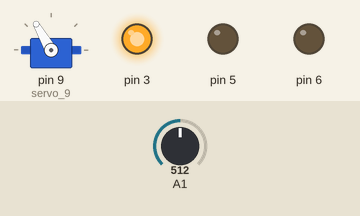
Recording of a sketch running on a simulated Arduino Uno, built with avr-gcc and run on an emulated ATmega328P. Parts: servo, output pins drawn as LEDs (lit = HIGH). The test bench sets the inputs (shaded band); at power-on: A1 = 512.

Above: at 1.8 s.
1.9 s: A1 set to 55
3.4 s: A1 set to 44
At 5.1 s:
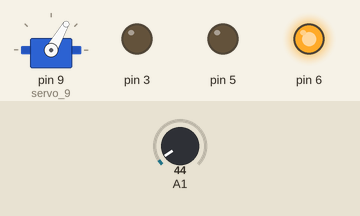
5.5 s: A1 set to 60
At 6.6 s:
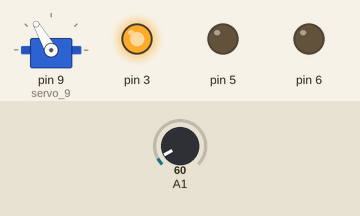
7.5 s: A1 set to 40
At 9.4 s:
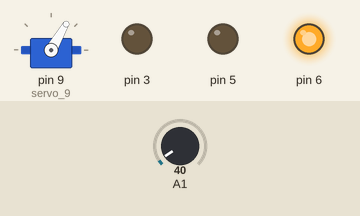
Timing chart, 0 to 10.5 s (numbered marks = the images above; inputs shaded):
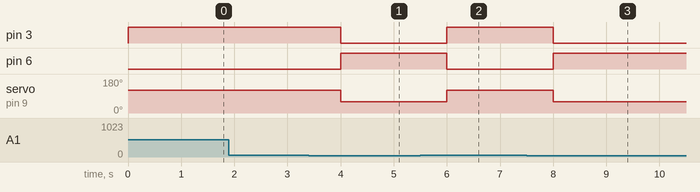

Measured:
- the behaviour switches between 50 and 49 on A1 (found by bisection; images 0 and 1)
- after the input at 1.9 s, every drawn part: stays the same
- after the input at 3.4 s, pin 3: HIGH → LOW after 0.60 s; pin 6: LOW → HIGH after 0.60 s; servo on pin 9 (servo_9): 120° → 60° after 0.60 s
- after the input at 5.5 s, pin 3: LOW → HIGH after 0.50 s; pin 6: HIGH → LOW after 0.50 s; servo on pin 9 (servo_9): 60° → 120° after 0.50 s
- after the input at 7.5 s, pin 3: HIGH → LOW after 0.50 s; pin 6: LOW → HIGH after 0.50 s; servo on pin 9 (servo_9): 120° → 60° after 0.50 s

The sketch:

Egg_Sorting_for_Poultry.ino
```cpp
// C++ code
//
#include <Servo.h>

int Weight = 0;

Servo servo_9;

void setup()
{
  pinMode(A1, INPUT);
  servo_9.attach(9, 500, 2500);

  pinMode(3, OUTPUT);
}

void loop()
{
  Weight = analogRead(A1);
  if (Weight < 50) {
    servo_9.write(60);
    analogWrite(3, 0);
    analogWrite(5, 0);
    analogWrite(6, 255);
    delay(1000); // Wait for 1000 millisecond(s)
  } else {
    servo_9.write(120);
    analogWrite(3, 255);
    analogWrite(5, 0);
    analogWrite(6, 0);
    delay(1000); // Wait for 1000 millisecond(s)
  }
}
```
